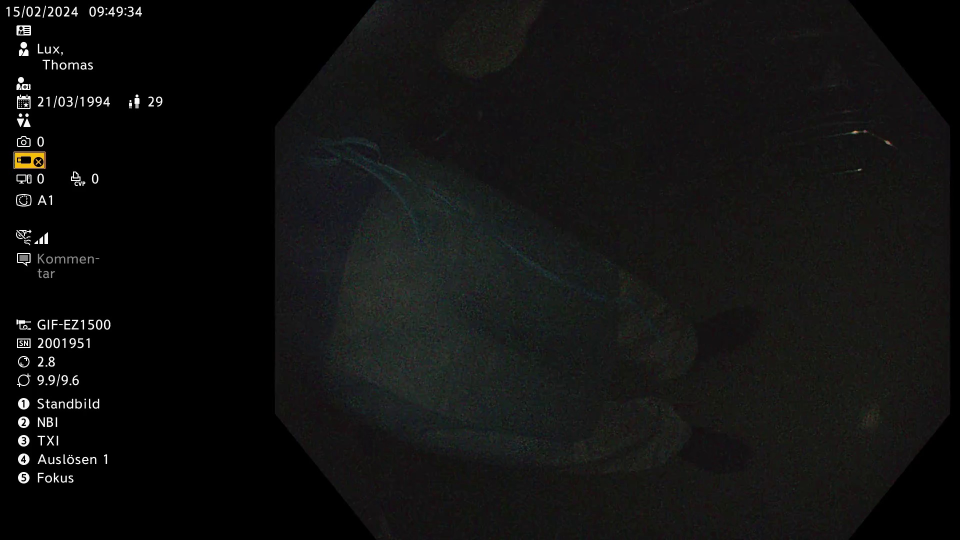
#> input picture agl_anonymizer_pipeline/agl_anonymizer_pipeline/agl_anonymizer_pipeline/images/frame_0.jpg, 1920 x 1080 px (shown at 1/2 size)
$ python tesseract_text_detection.py --image agl_anonymizer_pipeline/agl_anonymizer_pipeline/images/frame_0.jpg
#> lines starting #> are read from the running program, lines starting #| are printed output that depends on the picture
### agl_anonymizer_pipeline/custom_logger.py
import logging
import sys

def get_logger(name):
    """
    Create a logger with the given name.

    Args:
        name (str): The name of the logger.

    Returns:
        logging.Logger: A logger object.
    """
    logger = logging.getLogger(name)
    logger.setLevel(logging.DEBUG)

    formatter = logging.Formatter(
        '%(asctime)s - %(name)s - %(levelname)s - %(message)s'
    )

    # Log to stdout
    stream_handler = logging.StreamHandler(sys.stdout)
    stream_handler.setFormatter(formatter)
    logger.addHandler(stream_handler)

    return logger

# Create a logger for the module
logger = get_logger(__name__)

### agl_anonymizer_pipeline/tesseract_text_detection.py
import cv2
import pytesseract
from pytesseract import Output
import json
from .box_operations import extend_boxes_if_needed
from .custom_logger import logger

def tesseract_text_detection(image_path, min_confidence=0.5, width=320, height=320):
    """
    Detects text from an image using Tesseract OCR.
    Draws bounding boxes around detected text regions and displays the image.

    :param image_path: Path to the input image.
    :param min_confidence: Minimum confidence value to consider a detection valid.
    :param width: Resized image width for the detection model.
    :param height: Resized image height for the detection model.
    :return: List of bounding boxes (x, y, w, h) of detected text regions.
    """
#> called with min_confidence = 0.5, width = 320, height = 320
    # Load the input image
    image = cv2.imread(str(image_path))
#> image is the input picture: shape (1080, 1920, 3); mean B, G, R 16.8, 17.5, 17.3
    logger.debug("loading tesseract text detection")
    if image is None:
        raise ValueError("Could not open or find the image.")

    orig = image.copy()
    (H, W) = image.shape[:2]
#> H = 1080; W = 1920

    # Resize the image and grab the new image dimensions
    image = cv2.resize(image, (width, height))
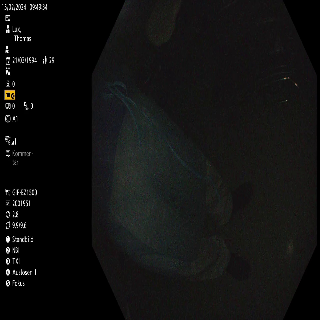
#> image: shape (320, 320, 3); mean B, G, R 16.7, 17.3, 17.1
    (rH, rW) = H / float(height), W / float(width)
#> rH = 3.38; rW = 6

    # Detecting text using Tesseract
#> (the run stopped early here; a loop or call above may not have finished)
